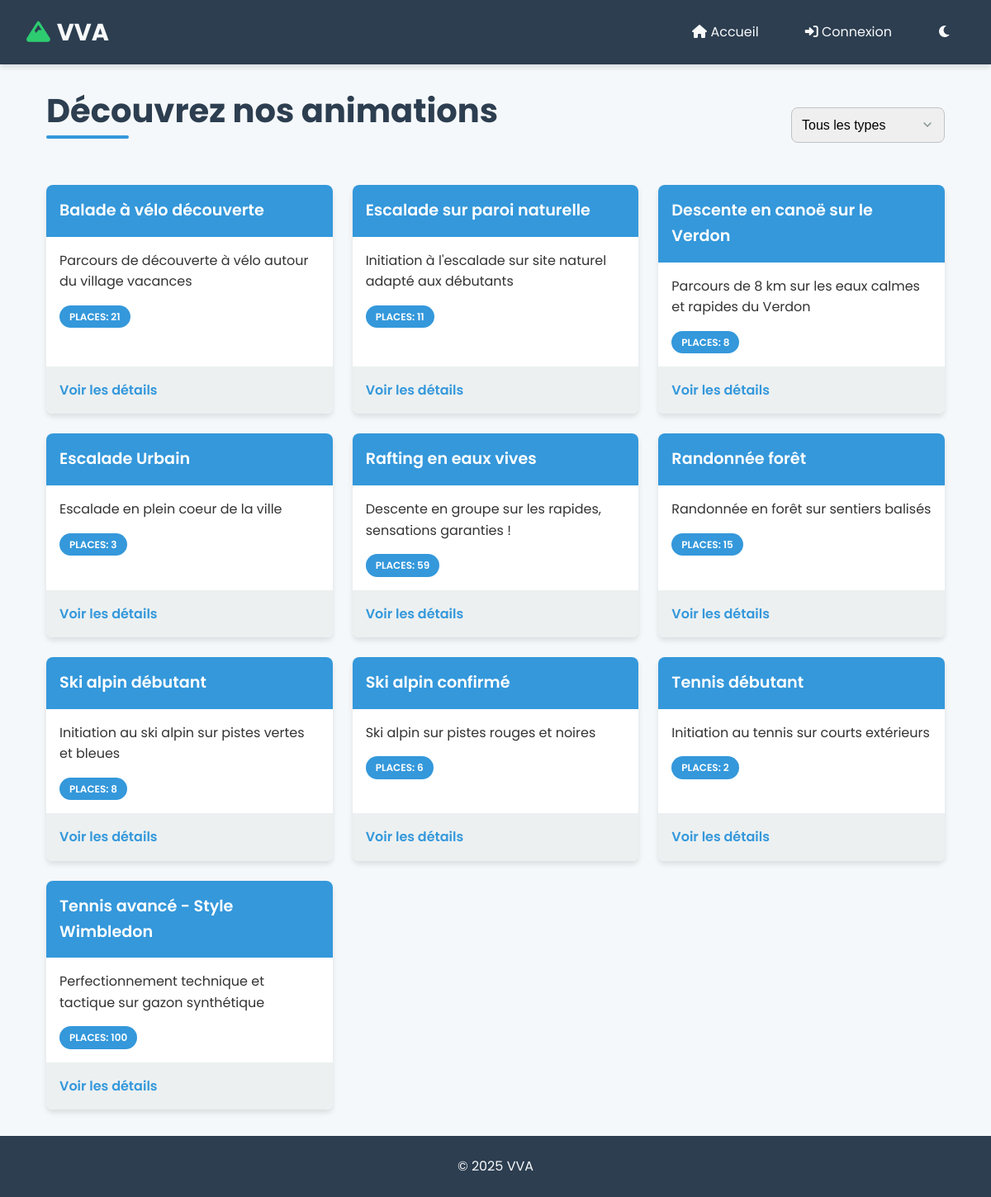
The page / on the database its author committed.
### tables this page shows
CREATE TABLE `ANIMATION` (
  `CODEANIM` char(8) NOT NULL,
  `CODETYPEANIM` char(5) NOT NULL,
  `NOMANIM` char(40) DEFAULT NULL,
  `DATECREATIONANIM` date DEFAULT NULL,
  `DATEVALIDITEANIM` date DEFAULT NULL,
  `DUREEANIM` double(5,0) DEFAULT NULL,
  `LIMITEAGE` int(11) DEFAULT NULL,
  `TARIFANIM` decimal(7,2) DEFAULT NULL,
  `NBREPLACEANIM` int(11) DEFAULT NULL,
  `DESCRIPTANIM` char(250) DEFAULT NULL,
  `COMMENTANIM` char(250) DEFAULT NULL,
  `DIFFICULTEANIM` char(40) DEFAULT NULL
);

### index.php (the view, shortened to what this page needs)
<?php
include 'includes/db.php';
include 'includes/header.php';
$stmt = $pdo->query("SELECT CODEANIM, NOMANIM, DESCRIPTANIM, NBREPLACEANIM, CODETYPEANIM FROM ANIMATION");
$animations = $stmt->fetchAll(PDO::FETCH_ASSOC);
?>
<div class="container">
    <div class="d-flex justify-content-between align-items-center mb-4">
        <h1>Découvrez nos animations</h1>
        <div class="filter-container">
            <select id="animationFilter" class="form-control">
                <option value="all">Tous les types</option>
            </select>
        </div>
    </div>
    <ul class="animations-list" id="animationsList">
        <?php foreach ($animations as $animation): ?>
            <li data-type="<?= htmlspecialchars($animation['CODETYPEANIM']) ?>">
                <div class="animation-card">
                    <div class="animation-title">
                        <?= htmlspecialchars($animation['NOMANIM']) ?>
                    </div>
                    <div class="animation-content">
                        <p class="mb-2">
                            <?= htmlspecialchars(substr($animation['DESCRIPTANIM'], 0, 100)) . (strlen($animation['DESCRIPTANIM']) > 100 ? '...' : '') ?>
                        </p>
                        <div class="mt-2">
                            <span class="badge badge-primary">
                                Places: <?= htmlspecialchars($animation['NBREPLACEANIM']) ?>
                            </span>
                        </div>
                    </div>
                    <div class="animation-footer">
                        <a href="/animation.php?code=<?= htmlspecialchars($animation['CODEANIM']) ?>" class="animation-link">
                            Voir les détails
                        </a>
                    </div>
                </div>
            </li>
        <?php endforeach; ?>
    </ul>
</div>
<?php include 'includes/footer.php'; ?>

### includes/header.php (shortened to what this page needs)
<!DOCTYPE html>
<html lang="fr">
<head>
    <link rel="stylesheet" href="https://cdnjs.cloudflare.com/ajax/libs/font-awesome/6.0.0/css/all.min.css">
    <link rel="stylesheet" href="/style.css">
</head>
<body>
<header>
    <nav>
        <a href="/index.php" class="logo">
            <i class="fas fa-mountain"></i> VVA
        </a>
        <ul class="nav-links" id="navLinks">
            <li><a href="/index.php"><i class="fas fa-home"></i> Accueil</a></li>
            <?php if (isset($_SESSION['user'])): ?>
                <?php if ($_SESSION['type'] === 'EN' || $_SESSION['type'] === 'AD'): ?>
                    <li><a href="/encadrant/ajouter_animation.php"><i class="fas fa-plus-circle"></i> Ajouter Animation</a></li>
                    <li><a href="/encadrant/ajouter_activite.php"><i class="fas fa-calendar-plus"></i> Ajouter Activité</a></li>
                <?php endif; ?>
                <?php if ($_SESSION['type'] === 'AD'): ?>
                    <li><a href="/admin/identifiants.php"><i class="fas fa-users-cog"></i> Identifiants</a></li>
                <?php endif; ?>
                <li><a href="/logout.php"><i class="fas fa-sign-out-alt"></i> Déconnexion</a></li>
            <?php else: ?>
                <li><a href="/login.php"><i class="fas fa-sign-in-alt"></i> Connexion</a></li>
            <?php endif; ?>
            <li>
                <a href="#" id="themeToggle">
                    <i class="fas fa-moon"></i>
                </a>
            </li>
        </ul>
    </nav>
</header>
<main>

### includes/footer.php (shortened to what this page needs)
</main>
<footer>
    <p>&copy; <?php echo date('Y'); ?> VVA</p>
</footer>
</body>
</html>

### style.css (style rules this page uses)
:root { --primary-color: #3498db; --primary-dark: #2980b9; --secondary-color: #2ecc71; --secondary-dark: #27ae60; --accent-color: #e74c3c; --light-bg: #f5f8fa; --dark-bg: #2c3e50; --text-color: #333; --light-text: #f8f9fa; --gray-light: #ecf0f1; --gray-medium: #bdc3c7; --gray-dark: #7f8c8d; --success: #2ecc71; --danger: #e74c3c; --warning: #f39c12; --info: #3498db; --shadow: 0 4px 6px rgba(0, 0, 0, 0.1); --border-radius: 8px; --transition: all 0.3s ease; }
* { margin: 0; padding: 0; box-sizing: border-box; }
body { font-family: 'Poppins', 'Segoe UI', Tahoma, Geneva, Verdana, sans-serif; background-color: var(--light-bg); color: var(--text-color); line-height: 1.6; min-height: 100vh; display: flex; flex-direction: column; }
main { flex: 1; padding: 2rem; max-width: 1200px; margin: 0 auto; width: 100%; }
header { background-color: var(--dark-bg); color: var(--light-text); box-shadow: var(--shadow); position: sticky; top: 0; z-index: 100; }
nav { max-width: 1200px; margin: 0 auto; padding: 1rem 2rem; display: flex; justify-content: space-between; align-items: center; flex-wrap: wrap; }
.logo { font-size: 1.8rem; font-weight: 700; color: var(--light-text); text-decoration: none; display: flex; align-items: center; }
.logo i { margin-right: 0.5rem; color: var(--secondary-color); }
.nav-links { display: flex; list-style: none; gap: 1.5rem; }
.nav-links a { color: var(--light-text); text-decoration: none; padding: 0.5rem 1rem; border-radius: var(--border-radius); transition: var(--transition); position: relative; }
.nav-links a::after { content: ''; position: absolute; width: 0; height: 2px; bottom: 0; left: 50%; background-color: var(--secondary-color); transition: width 0.3s ease, left 0.3s ease; }
footer { background-color: var(--dark-bg); color: var(--light-text); text-align: center; padding: 1.5rem; margin-top: auto; }
footer p { max-width: 1200px; margin: 0 auto; }
h1, h2, h3, h4, h5, h6 { color: var(--dark-bg); margin-bottom: 1.5rem; line-height: 1.2; }
h1 { font-size: 2.5rem; position: relative; display: inline-block; padding-bottom: 10px; }
h1::after { content: ''; position: absolute; left: 0; bottom: 0; width: 100px; height: 4px; background-color: var(--primary-color); border-radius: 2px; }
.animations-list { list-style: none; display: grid; grid-template-columns: repeat(auto-fill, minmax(300px, 1fr)); gap: 1.5rem; }
.animations-list li { background-color: white; border-radius: var(--border-radius); box-shadow: var(--shadow); transition: var(--transition); overflow: hidden; }
.animation-card { display: flex; flex-direction: column; height: 100%; }
.animation-title { background-color: var(--primary-color); color: white; padding: 1rem; font-size: 1.2rem; font-weight: 600; }
.animation-content { padding: 1rem; flex-grow: 1; }
.animation-footer { padding: 1rem; background-color: var(--gray-light); display: flex; justify-content: space-between; }
.animation-link { text-decoration: none; color: var(--primary-color); font-weight: 600; transition: var(--transition); }
input[type="text"], input[type="password"], input[type="email"], input[type="number"], input[type="date"], input[type="time"], select, textarea { width: 100%; padding: 0.75rem; border: 1px solid var(--gray-medium); border-radius: var(--border-radius); font-size: 1rem; transition: var(--transition); }
select { appearance: none; background-repeat: no-repeat; background-position: right 0.75rem center; background-size: 1rem; padding-right: 2.5rem; }
.badge { display: inline-block; padding: 0.25rem 0.75rem; font-size: 0.75rem; font-weight: 600; border-radius: 50px; text-transform: uppercase; }
.badge-primary { background-color: var(--primary-color); color: white; }
.container { max-width: 1200px; margin: 0 auto; padding: 0 1.5rem; }
.mt-2 { margin-top: 1rem; }
.mb-2 { margin-bottom: 1rem; }
.mb-4 { margin-bottom: 2rem; }
.d-flex { display: flex; }
.justify-content-between { justify-content: space-between; }
.align-items-center { align-items: center; }
.fade-in { animation: fadeIn 0.5s ease forwards; }

### rows shown on the page
animation: NOMANIM "Balade à vélo découverte", DESCRIPTANIM "Parcours de découverte à vélo autour du village vacances", NBREPLACEANIM "21"
animation: NOMANIM "Escalade sur paroi naturelle", DESCRIPTANIM "Initiation à l'escalade sur site naturel adapté aux débutants", NBREPLACEANIM "11"
animation: NOMANIM "Descente en canoë sur le Verdon", DESCRIPTANIM "Parcours de 8 km sur les eaux calmes et rapides du Verdon", NBREPLACEANIM "8"
animation: NOMANIM "Escalade Urbain", DESCRIPTANIM "Escalade en plein coeur de la ville", NBREPLACEANIM "3"
animation: NOMANIM "Rafting en eaux vives", DESCRIPTANIM "Descente en groupe sur les rapides, sensations garanties !", NBREPLACEANIM "59"
animation: NOMANIM "Randonnée forêt", DESCRIPTANIM "Randonnée en forêt sur sentiers balisés", NBREPLACEANIM "15"
animation: NOMANIM "Ski alpin débutant", DESCRIPTANIM "Initiation au ski alpin sur pistes vertes et bleues", NBREPLACEANIM "8"
animation: NOMANIM "Ski alpin confirmé", DESCRIPTANIM "Ski alpin sur pistes rouges et noires", NBREPLACEANIM "6"
animation: NOMANIM "Tennis débutant", DESCRIPTANIM "Initiation au tennis sur courts extérieurs", NBREPLACEANIM "2"
animation: NOMANIM "Tennis avancé - Style Wimbledon", DESCRIPTANIM "Perfectionnement technique et tactique sur gazon synthétique", NBREPLACEANIM "100"
